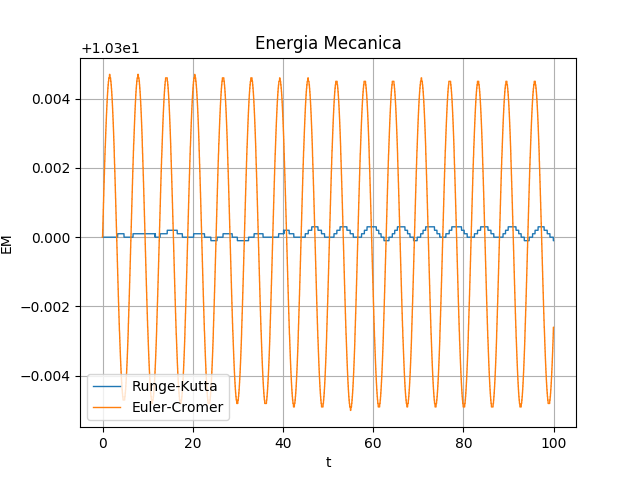

Generate this figure with Python:
import numpy as np
from matplotlib import pyplot as plt

t, rk, ec = np.loadtxt("EM.dat", delimiter = "\t", unpack = True)
plt.plot(t, rk, linewidth = 1, label = "Runge-Kutta")
plt.plot(t, ec, linewidth = 1, label = "Euler-Cromer")
plt.title("Energia Mecanica")
plt.legend()
plt.xlabel("t")
plt.ylabel("EM")
plt.grid()
plt.savefig("EM.png")
